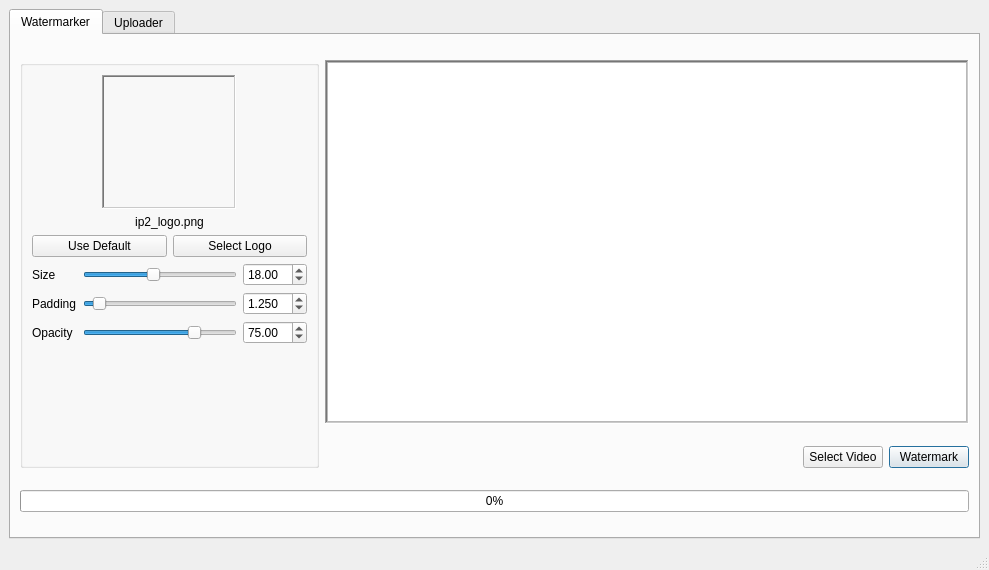
<?xml version="1.0" encoding="UTF-8"?>
<ui version="4.0">
 <class>MainWindow</class>
 <widget class="QMainWindow" name="MainWindow">
  <property name="geometry">
   <rect>
    <x>0</x>
    <y>0</y>
    <width>989</width>
    <height>570</height>
   </rect>
  </property>
  <property name="sizePolicy">
   <sizepolicy hsizetype="Minimum" vsizetype="Minimum">
    <horstretch>0</horstretch>
    <verstretch>0</verstretch>
   </sizepolicy>
  </property>
  <property name="windowTitle">
   <string>MainWindow</string>
  </property>
  <widget class="QWidget" name="centralwidget">
   <property name="sizePolicy">
    <sizepolicy hsizetype="Maximum" vsizetype="Minimum">
     <horstretch>0</horstretch>
     <verstretch>0</verstretch>
    </sizepolicy>
   </property>
   <layout class="QGridLayout" name="gridLayout_3" rowstretch="1">
    <item row="0" column="0">
     <widget class="QTabWidget" name="tabWidget">
      <property name="currentIndex">
       <number>0</number>
      </property>
      <widget class="QWidget" name="tab">
       <property name="enabled">
        <bool>true</bool>
       </property>
       <attribute name="title">
        <string>Watermarker</string>
       </attribute>
       <layout class="QGridLayout" name="gridLayout" rowstretch="1,0,0">
        <item row="0" column="1">
         <widget class="QFrame" name="frame">
          <property name="sizePolicy">
           <sizepolicy hsizetype="Fixed" vsizetype="Maximum">
            <horstretch>0</horstretch>
            <verstretch>0</verstretch>
           </sizepolicy>
          </property>
          <property name="minimumSize">
           <size>
            <width>644</width>
            <height>364</height>
           </size>
          </property>
          <property name="frameShape">
           <enum>QFrame::WinPanel</enum>
          </property>
          <property name="frameShadow">
           <enum>QFrame::Sunken</enum>
          </property>
          <layout class="QGridLayout" name="gridLayout_4">
           <property name="leftMargin">
            <number>0</number>
           </property>
           <property name="topMargin">
            <number>0</number>
           </property>
           <property name="rightMargin">
            <number>0</number>
           </property>
           <property name="bottomMargin">
            <number>0</number>
           </property>
           <item row="0" column="0">
            <widget class="QGraphicsView" name="gv">
             <property name="sizePolicy">
              <sizepolicy hsizetype="Fixed" vsizetype="Fixed">
               <horstretch>0</horstretch>
               <verstretch>0</verstretch>
              </sizepolicy>
             </property>
             <property name="maximumSize">
              <size>
               <width>640</width>
               <height>360</height>
              </size>
             </property>
             <property name="verticalScrollBarPolicy">
              <enum>Qt::ScrollBarAlwaysOff</enum>
             </property>
             <property name="horizontalScrollBarPolicy">
              <enum>Qt::ScrollBarAlwaysOff</enum>
             </property>
            </widget>
           </item>
          </layout>
         </widget>
        </item>
        <item row="2" column="0" colspan="2">
         <widget class="QProgressBar" name="progressBar">
          <property name="value">
           <number>0</number>
          </property>
          <property name="textVisible">
           <bool>true</bool>
          </property>
         </widget>
        </item>
        <item row="1" column="1">
         <layout class="QHBoxLayout" name="horizontalLayout_4">
          <item>
           <widget class="QLabel" name="label_4">
            <property name="text">
             <string/>
            </property>
           </widget>
          </item>
          <item>
           <spacer name="horizontalSpacer">
            <property name="orientation">
             <enum>Qt::Horizontal</enum>
            </property>
            <property name="sizeHint" stdset="0">
             <size>
              <width>0</width>
              <height>0</height>
             </size>
            </property>
           </spacer>
          </item>
          <item>
           <widget class="QPushButton" name="selectVideoButton">
            <property name="text">
             <string>Select Video</string>
            </property>
           </widget>
          </item>
          <item>
           <widget class="QPushButton" name="watermarkButton">
            <property name="text">
             <string>Watermark</string>
            </property>
            <property name="autoDefault">
             <bool>true</bool>
            </property>
            <property name="default">
             <bool>true</bool>
            </property>
           </widget>
          </item>
         </layout>
        </item>
        <item row="0" column="0" rowspan="2">
         <widget class="QGroupBox" name="groupBox">
          <property name="title">
           <string/>
          </property>
          <layout class="QVBoxLayout" name="verticalLayout">
           <item>
            <layout class="QHBoxLayout" name="horizontalLayout">
             <item>
              <widget class="DragLabel" name="logoImage">
               <property name="minimumSize">
                <size>
                 <width>134</width>
                 <height>134</height>
                </size>
               </property>
               <property name="maximumSize">
                <size>
                 <width>134</width>
                 <height>134</height>
                </size>
               </property>
               <property name="frameShape">
                <enum>QFrame::WinPanel</enum>
               </property>
               <property name="frameShadow">
                <enum>QFrame::Sunken</enum>
               </property>
               <property name="text">
                <string/>
               </property>
               <property name="scaledContents">
                <bool>false</bool>
               </property>
               <property name="alignment">
                <set>Qt::AlignCenter</set>
               </property>
              </widget>
             </item>
            </layout>
           </item>
           <item>
            <widget class="QLabel" name="logoFileNameLabel">
             <property name="text">
              <string>ip2_logo.png</string>
             </property>
             <property name="alignment">
              <set>Qt::AlignCenter</set>
             </property>
            </widget>
           </item>
           <item>
            <layout class="QHBoxLayout" name="horizontalLayout_2">
             <item>
              <widget class="QPushButton" name="pushButton_2">
               <property name="text">
                <string>Use Default</string>
               </property>
              </widget>
             </item>
             <item>
              <widget class="QPushButton" name="selectLogoButton">
               <property name="text">
                <string>Select Logo</string>
               </property>
              </widget>
             </item>
            </layout>
           </item>
           <item>
            <layout class="QGridLayout" name="wmControls">
             <item row="1" column="2">
              <widget class="QDoubleSpinBox" name="sizeSpinBox">
               <property name="maximum">
                <double>40.000000000000000</double>
               </property>
               <property name="value">
                <double>18.000000000000000</double>
               </property>
              </widget>
             </item>
             <item row="2" column="1">
              <widget class="QSlider" name="paddingSlider">
               <property name="maximum">
                <number>160</number>
               </property>
               <property name="value">
                <number>10</number>
               </property>
               <property name="orientation">
                <enum>Qt::Horizontal</enum>
               </property>
              </widget>
             </item>
             <item row="3" column="2">
              <widget class="QDoubleSpinBox" name="opacitySpinBox">
               <property name="maximum">
                <double>100.000000000000000</double>
               </property>
               <property name="value">
                <double>75.000000000000000</double>
               </property>
              </widget>
             </item>
             <item row="1" column="1">
              <widget class="QSlider" name="sizeSlider">
               <property name="maximum">
                <number>40</number>
               </property>
               <property name="value">
                <number>18</number>
               </property>
               <property name="orientation">
                <enum>Qt::Horizontal</enum>
               </property>
              </widget>
             </item>
             <item row="3" column="0">
              <widget class="QLabel" name="label_3">
               <property name="text">
                <string>Opacity</string>
               </property>
              </widget>
             </item>
             <item row="2" column="2">
              <widget class="QDoubleSpinBox" name="paddingSpinBox">
               <property name="decimals">
                <number>3</number>
               </property>
               <property name="maximum">
                <double>20.000000000000000</double>
               </property>
               <property name="value">
                <double>1.250000000000000</double>
               </property>
              </widget>
             </item>
             <item row="3" column="1">
              <widget class="QSlider" name="opacitySlider">
               <property name="maximum">
                <number>100</number>
               </property>
               <property name="value">
                <number>75</number>
               </property>
               <property name="orientation">
                <enum>Qt::Horizontal</enum>
               </property>
              </widget>
             </item>
             <item row="2" column="0">
              <widget class="QLabel" name="label_2">
               <property name="text">
                <string>Padding</string>
               </property>
              </widget>
             </item>
             <item row="1" column="0">
              <widget class="QLabel" name="label">
               <property name="text">
                <string>Size</string>
               </property>
              </widget>
             </item>
            </layout>
           </item>
           <item>
            <spacer name="verticalSpacer">
             <property name="orientation">
              <enum>Qt::Vertical</enum>
             </property>
             <property name="sizeHint" stdset="0">
              <size>
               <width>20</width>
               <height>40</height>
              </size>
             </property>
            </spacer>
           </item>
          </layout>
         </widget>
        </item>
       </layout>
      </widget>
      <widget class="QWidget" name="Uploader">
       <attribute name="title">
        <string>Uploader</string>
       </attribute>
      </widget>
     </widget>
    </item>
   </layout>
  </widget>
  <widget class="QMenuBar" name="menubar">
   <property name="geometry">
    <rect>
     <x>0</x>
     <y>0</y>
     <width>989</width>
     <height>24</height>
    </rect>
   </property>
  </widget>
  <widget class="QStatusBar" name="statusbar"/>
 </widget>
 <customwidgets>
  <customwidget>
   <class>DragLabel</class>
   <extends>QLabel</extends>
   <header>draglabel.h</header>
  </customwidget>
 </customwidgets>
 <resources/>
 <connections/>
</ui>
